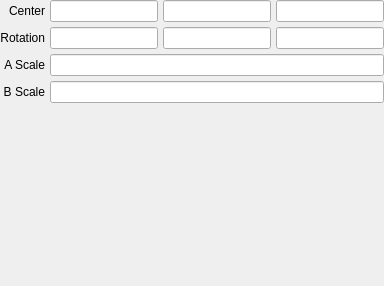
         <widget class="QWidget" name="dini">
          <layout class="QGridLayout" name="gridLayout_37">
           <property name="margin">
            <number>0</number>
           </property>
           <property name="spacing">
            <number>5</number>
           </property>
           <item row="0" column="0">
            <widget class="QLabel" name="label_81">
             <property name="text">
              <string>Center</string>
             </property>
             <property name="alignment">
              <set>Qt::AlignRight|Qt::AlignTrailing|Qt::AlignVCenter</set>
             </property>
            </widget>
           </item>
           <item row="0" column="1">
            <widget class="QLineEdit" name="lineedit_dini_translation_x"/>
           </item>
           <item row="0" column="2">
            <widget class="QLineEdit" name="lineedit_dini_translation_y"/>
           </item>
           <item row="0" column="3">
            <widget class="QLineEdit" name="lineedit_dini_translation_z"/>
           </item>
           <item row="1" column="0">
            <widget class="QLabel" name="label_80">
             <property name="text">
              <string>Rotation</string>
             </property>
             <property name="alignment">
              <set>Qt::AlignRight|Qt::AlignTrailing|Qt::AlignVCenter</set>
             </property>
            </widget>
           </item>
           <item row="1" column="1">
            <widget class="QLineEdit" name="lineedit_dini_rotation_x"/>
           </item>
           <item row="1" column="2">
            <widget class="QLineEdit" name="lineedit_dini_rotation_y"/>
           </item>
           <item row="1" column="3">
            <widget class="QLineEdit" name="lineedit_dini_rotation_z"/>
           </item>
           <item row="2" column="0">
            <widget class="QLabel" name="label_82">
             <property name="text">
              <string>A Scale</string>
             </property>
             <property name="alignment">
              <set>Qt::AlignRight|Qt::AlignTrailing|Qt::AlignVCenter</set>
             </property>
            </widget>
           </item>
           <item row="3" column="0">
            <widget class="QLabel" name="label_83">
             <property name="text">
              <string>B Scale</string>
             </property>
             <property name="alignment">
              <set>Qt::AlignRight|Qt::AlignTrailing|Qt::AlignVCenter</set>
             </property>
            </widget>
           </item>
           <item row="4" column="1">
            <spacer name="verticalSpacer_30">
             <property name="orientation">
              <enum>Qt::Vertical</enum>
             </property>
             <property name="sizeHint" stdset="0">
              <size>
               <width>20</width>
               <height>183</height>
              </size>
             </property>
            </spacer>
           </item>
           <item row="2" column="1" colspan="3">
            <widget class="QLineEdit" name="lineedit_dini_ascale"/>
           </item>
           <item row="3" column="1" colspan="3">
            <widget class="QLineEdit" name="lineedit_dini_bscale"/>
           </item>
          </layout>
         </widget>
